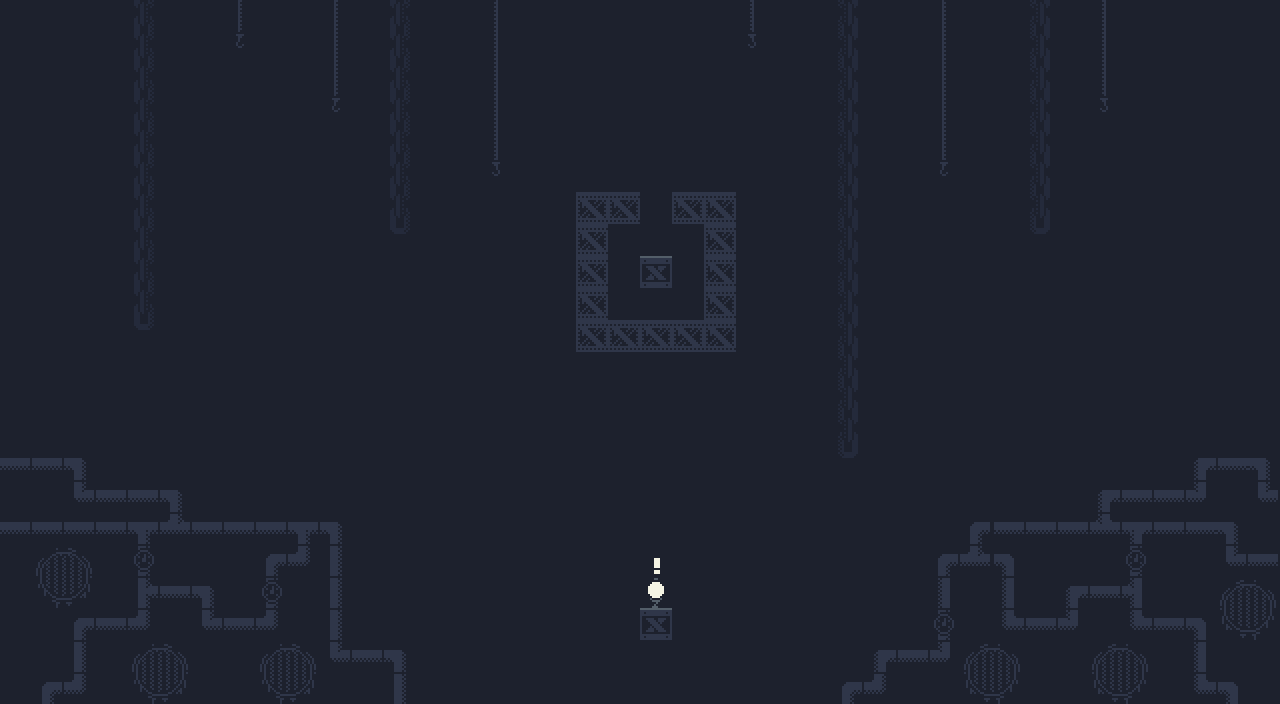

Below is a game level as drawn by its tile map, then a one-line description and the .tmx file that defines it, in full:
An orthogonal 40x22 tile map with 32x32 px tiles, 3 tile layers (Background, Ground, Foreground) and 3 objects (Spawn, Win).

<map version="1.10" tiledversion="1.12.1" orientation="orthogonal" renderorder="right-down" width="40" height="22" tilewidth="32" tileheight="32" infinite="0" backgroundcolor="#1d212d" nextlayerid="5" nextobjectid="9">
 <editorsettings>
  <export target="level6.json" format="json" />
 </editorsettings>
 <tileset firstgid="1" name="0x72-industrial-tileset-32px-extruded" tilewidth="32" tileheight="32" spacing="2" margin="1" tilecount="1024" columns="32">
  <image source="0x72-industrial-tileset-32px-extruded.png" width="1088" height="1088" />
  <tile id="5">
   <properties>
    <property name="collides" type="bool" value="true" />
   </properties>
  </tile>
  <tile id="12">
   <properties>
    <property name="collides" type="bool" value="true" />
   </properties>
  </tile>
  <tile id="13">
   <properties>
    <property name="collides" type="bool" value="true" />
   </properties>
  </tile>
  <tile id="14">
   <properties>
    <property name="collides" type="bool" value="true" />
   </properties>
  </tile>
  <tile id="15">
   <properties>
    <property name="collides" type="bool" value="true" />
   </properties>
  </tile>
  <tile id="19">
   <properties>
    <property name="collides" type="bool" value="true" />
   </properties>
  </tile>
  <tile id="20">
   <properties>
    <property name="collides" type="bool" value="true" />
   </properties>
  </tile>
  <tile id="21">
   <properties>
    <property name="collides" type="bool" value="true" />
   </properties>
  </tile>
  <tile id="32">
   <properties>
    <property name="collides" type="bool" value="true" />
   </properties>
  </tile>
  <tile id="33">
   <properties>
    <property name="collides" type="bool" value="true" />
   </properties>
  </tile>
  <tile id="34">
   <properties>
    <property name="collides" type="bool" value="true" />
   </properties>
  </tile>
  <tile id="35">
   <properties>
    <property name="collides" type="bool" value="true" />
   </properties>
  </tile>
  <tile id="36">
   <properties>
    <property name="collides" type="bool" value="true" />
   </properties>
  </tile>
  <tile id="37">
   <properties>
    <property name="collides" type="bool" value="true" />
   </properties>
  </tile>
  <tile id="38">
   <properties>
    <property name="collides" type="bool" value="true" />
   </properties>
  </tile>
  <tile id="39">
   <properties>
    <property name="collides" type="bool" value="true" />
   </properties>
  </tile>
  <tile id="40">
   <properties>
    <property name="collides" type="bool" value="true" />
   </properties>
  </tile>
  <tile id="41">
   <properties>
    <property name="collides" type="bool" value="true" />
   </properties>
  </tile>
  <tile id="42">
   <properties>
    <property name="collides" type="bool" value="true" />
   </properties>
  </tile>
  <tile id="43">
   <properties>
    <property name="collides" type="bool" value="true" />
   </properties>
  </tile>
  <tile id="52">
   <properties>
    <property name="collides" type="bool" value="true" />
   </properties>
  </tile>
  <tile id="53">
   <properties>
    <property name="collides" type="bool" value="true" />
    <property name="isPermanent" type="bool" value="true" />
   </properties>
  </tile>
  <tile id="76">
   <properties>
    <property name="collides" type="bool" value="true" />
    <property name="isSpike" type="bool" value="true" />
   </properties>
   <objectgroup draworder="index">
    <object id="5" x="2" y="26" width="30" height="6" />
   </objectgroup>
  </tile>
  <tile id="77">
   <properties>
    <property name="collides" type="bool" value="true" />
    <property name="isSpike" type="bool" value="true" />
   </properties>
  </tile>
  <tile id="78">
   <properties>
    <property name="collides" type="bool" value="true" />
    <property name="isSpike" type="bool" value="true" />
   </properties>
  </tile>
  <tile id="79">
   <properties>
    <property name="collides" type="bool" value="true" />
    <property name="isSpike" type="bool" value="true" />
   </properties>
  </tile>
  <tile id="84">
   <properties>
    <property name="collides" type="bool" value="true" />
   </properties>
  </tile>
  <tile id="85">
   <properties>
    <property name="collides" type="bool" value="true" />
   </properties>
  </tile>
  <tile id="86">
   <properties>
    <property name="collides" type="bool" value="true" />
   </properties>
  </tile>
  <tile id="87">
   <properties>
    <property name="collides" type="bool" value="true" />
   </properties>
  </tile>
  <tile id="88">
   <properties>
    <property name="collides" type="bool" value="true" />
   </properties>
  </tile>
  <tile id="89">
   <properties>
    <property name="collides" type="bool" value="true" />
   </properties>
  </tile>
  <tile id="108">
   <properties>
    <property name="collides" type="bool" value="true" />
    <property name="isSpike" type="bool" value="true" />
   </properties>
  </tile>
  <tile id="109">
   <properties>
    <property name="collides" type="bool" value="true" />
    <property name="isSpike" type="bool" value="true" />
   </properties>
  </tile>
  <tile id="110">
   <properties>
    <property name="collides" type="bool" value="true" />
    <property name="isSpike" type="bool" value="true" />
   </properties>
  </tile>
  <tile id="111">
   <properties>
    <property name="collides" type="bool" value="true" />
    <property name="isSpike" type="bool" value="true" />
   </properties>
  </tile>
  <tile id="116">
   <properties>
    <property name="collides" type="bool" value="true" />
   </properties>
  </tile>
  <tile id="117">
   <properties>
    <property name="collides" type="bool" value="true" />
   </properties>
  </tile>
  <tile id="118">
   <properties>
    <property name="collides" type="bool" value="true" />
   </properties>
  </tile>
  <tile id="119">
   <properties>
    <property name="collides" type="bool" value="true" />
   </properties>
  </tile>
  <tile id="120">
   <properties>
    <property name="collides" type="bool" value="true" />
   </properties>
  </tile>
  <tile id="121">
   <properties>
    <property name="collides" type="bool" value="true" />
   </properties>
  </tile>
  <tile id="152">
   <properties>
    <property name="collides" type="bool" value="true" />
   </properties>
  </tile>
  <tile id="153">
   <properties>
    <property name="collides" type="bool" value="true" />
   </properties>
  </tile>
  <tile id="196">
   <properties>
    <property name="collides" type="bool" value="true" />
   </properties>
  </tile>
  <tile id="197">
   <properties>
    <property name="collides" type="bool" value="true" />
   </properties>
  </tile>
  <tile id="198">
   <properties>
    <property name="collides" type="bool" value="true" />
   </properties>
  </tile>
  <tile id="199">
   <properties>
    <property name="collides" type="bool" value="true" />
   </properties>
  </tile>
  <tile id="200">
   <properties>
    <property name="collides" type="bool" value="true" />
   </properties>
  </tile>
  <tile id="201">
   <properties>
    <property name="collides" type="bool" value="true" />
   </properties>
  </tile>
  <tile id="228">
   <properties>
    <property name="collides" type="bool" value="true" />
   </properties>
  </tile>
  <tile id="229">
   <properties>
    <property name="collides" type="bool" value="true" />
   </properties>
  </tile>
  <tile id="230">
   <properties>
    <property name="collides" type="bool" value="true" />
   </properties>
  </tile>
  <tile id="231">
   <properties>
    <property name="collides" type="bool" value="true" />
   </properties>
  </tile>
  <tile id="232">
   <properties>
    <property name="collides" type="bool" value="true" />
   </properties>
  </tile>
  <tile id="233">
   <properties>
    <property name="collides" type="bool" value="true" />
   </properties>
  </tile>
  <tile id="256">
   <properties>
    <property name="collides" type="bool" value="true" />
   </properties>
  </tile>
  <tile id="257">
   <properties>
    <property name="collides" type="bool" value="true" />
   </properties>
  </tile>
  <tile id="258">
   <properties>
    <property name="collides" type="bool" value="true" />
   </properties>
  </tile>
  <tile id="259">
   <properties>
    <property name="collides" type="bool" value="true" />
   </properties>
  </tile>
  <tile id="288">
   <properties>
    <property name="collides" type="bool" value="true" />
   </properties>
  </tile>
  <tile id="289">
   <properties>
    <property name="collides" type="bool" value="true" />
   </properties>
  </tile>
  <tile id="290">
   <properties>
    <property name="collides" type="bool" value="true" />
   </properties>
  </tile>
  <tile id="291">
   <properties>
    <property name="collides" type="bool" value="true" />
   </properties>
  </tile>
  <tile id="320">
   <properties>
    <property name="collides" type="bool" value="true" />
   </properties>
  </tile>
  <tile id="321">
   <properties>
    <property name="collides" type="bool" value="true" />
   </properties>
  </tile>
  <tile id="322">
   <properties>
    <property name="collides" type="bool" value="true" />
   </properties>
  </tile>
  <tile id="323">
   <properties>
    <property name="collides" type="bool" value="true" />
   </properties>
  </tile>
 </tileset>
 <layer id="1" name="Background" width="40" height="22">
  <data encoding="csv">
0,0,0,0,23,0,0,97,0,0,97,0,23,0,0,3221225569,0,0,0,0,0,0,0,2147483745,0,0,2147483671,0,0,1073741921,0,0,2147483671,0,2147483745,0,0,0,0,0,
0,0,0,0,23,0,0,129,0,0,97,0,23,0,0,3221225569,0,0,0,0,0,0,0,2147483777,0,0,2147483671,0,0,1073741921,0,0,2147483671,0,2147483745,0,0,0,0,0,
0,0,0,0,23,0,0,0,0,0,97,0,23,0,0,3221225569,0,0,0,0,0,0,0,0,0,0,2147483671,0,0,1073741921,0,0,2147483671,0,2147483745,0,0,0,0,0,
0,0,0,0,23,0,0,0,0,0,129,0,23,0,0,3221225569,0,0,0,0,0,0,0,0,0,0,2147483671,0,0,1073741921,0,0,2147483671,0,2147483777,0,0,0,0,0,
0,0,0,0,23,0,0,0,0,0,0,0,23,0,0,3221225569,0,0,0,0,0,0,0,0,0,0,2147483671,0,0,1073741921,0,0,2147483671,0,0,0,0,0,0,0,
0,0,0,0,23,0,0,0,0,0,0,0,23,0,0,161,0,0,0,0,0,0,0,0,0,0,2147483671,0,0,2147483809,0,0,2147483671,0,0,0,0,0,0,0,
0,0,0,0,23,0,0,0,0,0,0,0,23,0,0,0,0,0,0,0,0,0,0,0,0,0,2147483671,0,0,0,0,0,2147483671,0,0,0,0,0,0,0,
0,0,0,0,23,0,0,0,0,0,0,0,55,0,0,0,0,0,0,0,0,0,0,0,0,0,2147483671,0,0,0,0,0,2147483703,0,0,0,0,0,0,0,
0,0,0,0,23,0,0,0,0,0,0,0,0,0,0,0,0,0,0,0,0,0,0,0,0,0,2147483671,0,0,0,0,0,0,0,0,0,0,0,0,0,
0,0,0,0,23,0,0,0,0,0,0,0,0,0,0,0,0,0,0,0,0,0,0,0,0,0,2147483671,0,0,0,0,0,0,0,0,0,0,0,0,0,
0,0,0,0,55,0,0,0,0,0,0,0,0,0,0,0,0,0,0,0,0,0,0,0,0,0,2147483671,0,0,0,0,0,0,0,0,0,0,0,0,0,
0,0,0,0,0,0,0,0,0,0,0,0,0,0,0,0,0,0,0,0,0,0,0,0,0,0,2147483671,0,0,0,0,0,0,0,0,0,0,0,0,0,
0,0,0,0,0,0,0,0,0,0,0,0,0,0,0,0,0,0,0,0,0,0,0,0,0,0,2147483671,0,0,0,0,0,0,0,0,0,0,0,0,0,
0,0,0,0,0,0,0,0,0,0,0,0,0,0,0,0,0,0,0,0,0,0,0,0,0,0,2147483671,0,0,0,0,0,0,0,0,0,0,0,0,0,
237,237,238,0,0,0,0,0,0,0,0,0,0,0,0,0,0,0,0,0,0,0,0,0,0,0,2147483703,0,0,0,0,0,0,0,0,0,0,2147483886,2147483885,238,
0,0,300,237,237,238,0,0,0,0,0,0,0,0,0,0,0,0,0,0,0,0,0,0,0,0,0,0,0,0,0,0,0,0,2147483886,2147483885,2147483885,2147483948,0,300,
237,237,237,237,301,269,237,237,237,301,238,0,0,0,0,0,0,0,0,0,0,0,0,0,0,0,0,0,0,0,268,2147483885,2147483885,2147483885,2147483917,2147483949,2147483885,2147483885,238,0,
0,66,67,0,336,0,0,0,268,270,367,0,0,0,0,0,0,0,0,0,0,0,0,0,0,0,0,0,0,268,269,2147483916,0,0,0,336,0,0,300,237,
0,98,99,0,335,237,238,0,336,0,367,0,0,0,0,0,0,0,0,0,0,0,0,0,0,0,0,0,0,2147484015,0,2147484015,0,2147483886,2147483885,2147483983,0,0,2147483715,2147483714,
0,0,268,237,270,0,300,237,270,0,367,0,0,0,0,0,0,0,0,0,0,0,0,0,0,0,0,0,0,336,0,2147483918,2147483885,2147483948,0,2147483918,2147483885,2147483916,2147483747,2147483746,
0,0,367,0,66,67,0,0,66,67,300,237,238,0,0,0,0,0,0,0,0,0,0,0,0,0,0,2147483886,2147483885,2147483948,2147483715,2147483714,0,0,2147483715,2147483714,0,2147484015,0,0,
0,268,270,0,98,99,0,0,98,99,0,0,367,0,0,0,0,0,0,0,0,0,0,0,0,0,268,270,0,0,2147483747,2147483746,0,0,2147483747,2147483746,0,2147483918,2147483916,0
</data>
 </layer>
 <layer id="2" name="Ground" width="40" height="22">
  <data encoding="csv">
0,0,0,0,0,0,0,0,0,0,0,0,0,0,0,0,0,0,0,0,0,0,0,0,0,0,0,0,0,0,0,0,0,0,0,0,0,0,0,0,
0,0,0,0,0,0,0,0,0,0,0,0,0,0,0,0,0,0,0,0,0,0,0,0,0,0,0,0,0,0,0,0,0,0,0,0,0,0,0,0,
0,0,0,0,0,0,0,0,0,0,0,0,0,0,0,0,0,0,0,0,0,0,0,0,0,0,0,0,0,0,0,0,0,0,0,0,0,0,0,0,
0,0,0,0,0,0,0,0,0,0,0,0,0,0,0,0,0,0,0,0,0,0,0,0,0,0,0,0,0,0,0,0,0,0,0,0,0,0,0,0,
0,0,0,0,0,0,0,0,0,0,0,0,0,0,0,0,0,0,0,0,0,0,0,0,0,0,0,0,0,0,0,0,0,0,0,0,0,0,0,0,
0,0,0,0,0,0,0,0,0,0,0,0,0,0,0,0,0,0,0,0,0,0,0,0,0,0,0,0,0,0,0,0,0,0,0,0,0,0,0,0,
0,0,0,0,0,0,0,0,0,0,0,0,0,0,0,0,0,0,54,54,0,54,54,0,0,0,0,0,0,0,0,0,0,0,0,0,0,0,0,0,
0,0,0,0,0,0,0,0,0,0,0,0,0,0,0,0,0,0,54,0,0,0,54,0,0,0,0,0,0,0,0,0,0,0,0,0,0,0,0,0,
0,0,0,0,0,0,0,0,0,0,0,0,0,0,0,0,0,0,54,0,6,0,54,0,0,0,0,0,0,0,0,0,0,0,0,0,0,0,0,0,
0,0,0,0,0,0,0,0,0,0,0,0,0,0,0,0,0,0,54,0,0,0,54,0,0,0,0,0,0,0,0,0,0,0,0,0,0,0,0,0,
0,0,0,0,0,0,0,0,0,0,0,0,0,0,0,0,0,0,54,54,54,54,54,0,0,0,0,0,0,0,0,0,0,0,0,0,0,0,0,0,
0,0,0,0,0,0,0,0,0,0,0,0,0,0,0,0,0,0,0,0,0,0,0,0,0,0,0,0,0,0,0,0,0,0,0,0,0,0,0,0,
0,0,0,0,0,0,0,0,0,0,0,0,0,0,0,0,0,0,0,0,0,0,0,0,0,0,0,0,0,0,0,0,0,0,0,0,0,0,0,0,
0,0,0,0,0,0,0,0,0,0,0,0,0,0,0,0,0,0,0,0,0,0,0,0,0,0,0,0,0,0,0,0,0,0,0,0,0,0,0,0,
0,0,0,0,0,0,0,0,0,0,0,0,0,0,0,0,0,0,0,0,0,0,0,0,0,0,0,0,0,0,0,0,0,0,0,0,0,0,0,0,
0,0,0,0,0,0,0,0,0,0,0,0,0,0,0,0,0,0,0,0,0,0,0,0,0,0,0,0,0,0,0,0,0,0,0,0,0,0,0,0,
0,0,0,0,0,0,0,0,0,0,0,0,0,0,0,0,0,0,0,0,0,0,0,0,0,0,0,0,0,0,0,0,0,0,0,0,0,0,0,0,
0,0,0,0,0,0,0,0,0,0,0,0,0,0,0,0,0,0,0,0,0,0,0,0,0,0,0,0,0,0,0,0,0,0,0,0,0,0,0,0,
0,0,0,0,0,0,0,0,0,0,0,0,0,0,0,0,0,0,0,0,0,0,0,0,0,0,0,0,0,0,0,0,0,0,0,0,0,0,0,0,
0,0,0,0,0,0,0,0,0,0,0,0,0,0,0,0,0,0,0,0,6,0,0,0,0,0,0,0,0,0,0,0,0,0,0,0,0,0,0,0,
0,0,0,0,0,0,0,0,0,0,0,0,0,0,0,0,0,0,0,0,0,0,0,0,0,0,0,0,0,0,0,0,0,0,0,0,0,0,0,0,
0,0,0,0,0,0,0,0,0,0,0,0,0,0,0,0,0,0,0,0,0,0,0,0,0,0,0,0,0,0,0,0,0,0,0,0,0,0,0,0
</data>
 </layer>
 <layer id="3" name="Foreground" width="40" height="22">
  <data encoding="csv">
0,0,0,0,0,0,0,0,0,0,0,0,0,0,0,0,0,0,0,0,0,0,0,0,0,0,0,0,0,0,0,0,0,0,0,0,0,0,0,0,
0,0,0,0,0,0,0,0,0,0,0,0,0,0,0,0,0,0,0,0,0,0,0,0,0,0,0,0,0,0,0,0,0,0,0,0,0,0,0,0,
0,0,0,0,0,0,0,0,0,0,0,0,0,0,0,0,0,0,0,0,0,0,0,0,0,0,0,0,0,0,0,0,0,0,0,0,0,0,0,0,
0,0,0,0,0,0,0,0,0,0,0,0,0,0,0,0,0,0,0,0,0,0,0,0,0,0,0,0,0,0,0,0,0,0,0,0,0,0,0,0,
0,0,0,0,0,0,0,0,0,0,0,0,0,0,0,0,0,0,0,0,0,0,0,0,0,0,0,0,0,0,0,0,0,0,0,0,0,0,0,0,
0,0,0,0,0,0,0,0,0,0,0,0,0,0,0,0,0,0,0,0,0,0,0,0,0,0,0,0,0,0,0,0,0,0,0,0,0,0,0,0,
0,0,0,0,0,0,0,0,0,0,0,0,0,0,0,0,0,0,0,0,0,0,0,0,0,0,0,0,0,0,0,0,0,0,0,0,0,0,0,0,
0,0,0,0,0,0,0,0,0,0,0,0,0,0,0,0,0,0,0,0,0,0,0,0,0,0,0,0,0,0,0,0,0,0,0,0,0,0,0,0,
0,0,0,0,0,0,0,0,0,0,0,0,0,0,0,0,0,0,0,0,0,0,0,0,0,0,0,0,0,0,0,0,0,0,0,0,0,0,0,0,
0,0,0,0,0,0,0,0,0,0,0,0,0,0,0,0,0,0,0,0,0,0,0,0,0,0,0,0,0,0,0,0,0,0,0,0,0,0,0,0,
0,0,0,0,0,0,0,0,0,0,0,0,0,0,0,0,0,0,0,0,0,0,0,0,0,0,0,0,0,0,0,0,0,0,0,0,0,0,0,0,
0,0,0,0,0,0,0,0,0,0,0,0,0,0,0,0,0,0,0,0,0,0,0,0,0,0,0,0,0,0,0,0,0,0,0,0,0,0,0,0,
0,0,0,0,0,0,0,0,0,0,0,0,0,0,0,0,0,0,0,0,0,0,0,0,0,0,0,0,0,0,0,0,0,0,0,0,0,0,0,0,
0,0,0,0,0,0,0,0,0,0,0,0,0,0,0,0,0,0,0,0,0,0,0,0,0,0,0,0,0,0,0,0,0,0,0,0,0,0,0,0,
0,0,0,0,0,0,0,0,0,0,0,0,0,0,0,0,0,0,0,0,0,0,0,0,0,0,0,0,0,0,0,0,0,0,0,0,0,0,0,0,
0,0,0,0,0,0,0,0,0,0,0,0,0,0,0,0,0,0,0,0,0,0,0,0,0,0,0,0,0,0,0,0,0,0,0,0,0,0,0,0,
0,0,0,0,0,0,0,0,0,0,0,0,0,0,0,0,0,0,0,0,0,0,0,0,0,0,0,0,0,0,0,0,0,0,0,0,0,0,0,0,
0,0,0,0,0,0,0,0,0,0,0,0,0,0,0,0,0,0,0,0,646,0,0,0,0,0,0,0,0,0,0,0,0,0,0,0,0,0,0,0,
0,0,0,0,0,0,0,0,0,0,0,0,0,0,0,0,0,0,0,0,317,0,0,0,0,0,0,0,0,0,0,0,0,0,0,0,0,0,0,0,
0,0,0,0,0,0,0,0,0,0,0,0,0,0,0,0,0,0,0,0,0,0,0,0,0,0,0,0,0,0,0,0,0,0,0,0,0,0,0,0,
0,0,0,0,0,0,0,0,0,0,0,0,0,0,0,0,0,0,0,0,0,0,0,0,0,0,0,0,0,0,0,0,0,0,0,0,0,0,0,0,
0,0,0,0,0,0,0,0,0,0,0,0,0,0,0,0,0,0,0,0,0,0,0,0,0,0,0,0,0,0,0,0,0,0,0,0,0,0,0,0
</data>
 </layer>
 <objectgroup id="4" name="Objects">
  <object id="1" name="Spawn" x="656" y="222">
   <point />
  </object>
  <object id="8" name="Win" x="656" y="592">
   <point />
  </object>
 </objectgroup>
</map>
